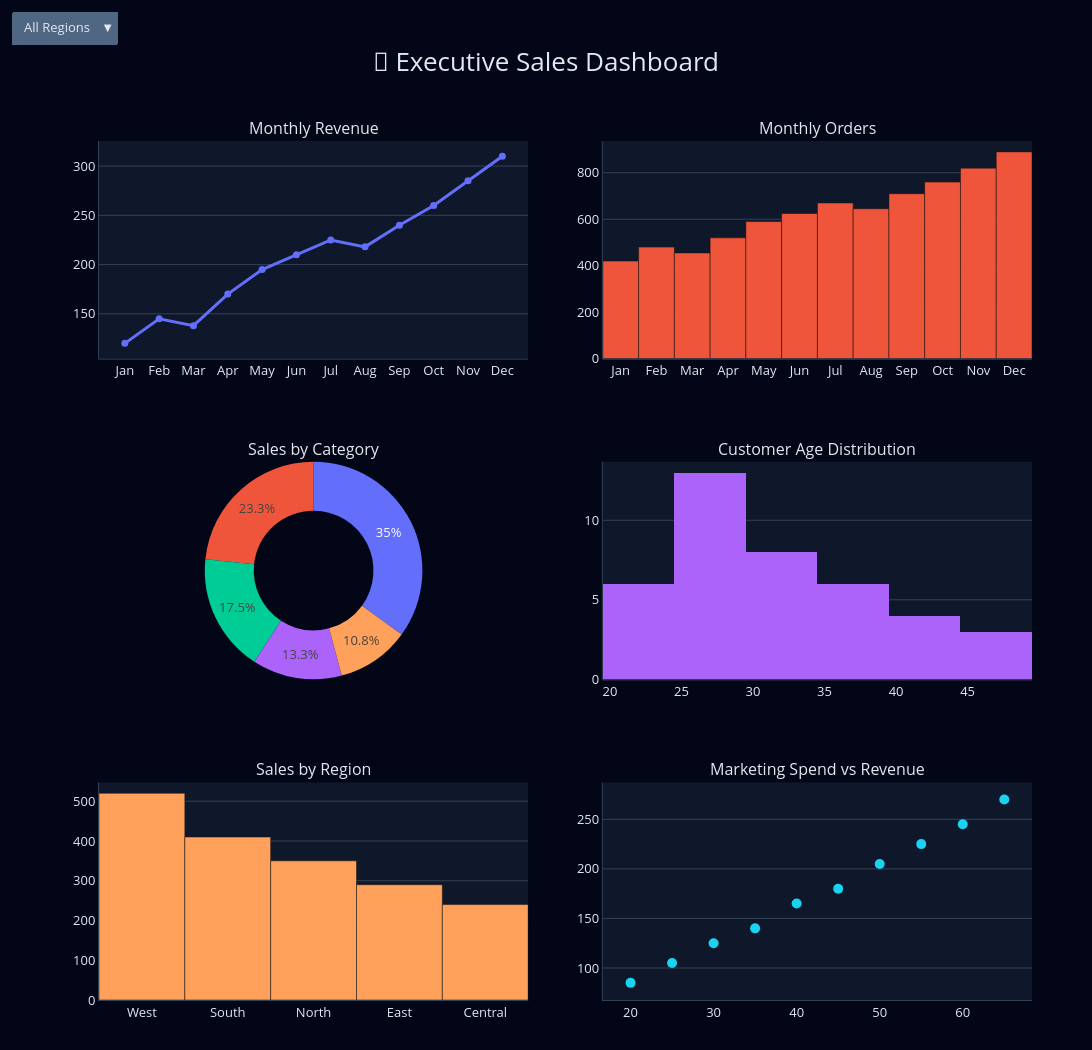

The cell this chart's notebook holds for it:
### Code cell
import pandas as pd
import plotly.graph_objects as go
from plotly.subplots import make_subplots

# =========================================================
# 1. DUMMY DATA
# =========================================================

monthly = pd.DataFrame({
    "Month": ["Jan", "Feb", "Mar", "Apr", "May", "Jun",
              "Jul", "Aug", "Sep", "Oct", "Nov", "Dec"],
    "Revenue": [120, 145, 138, 170, 195, 210,
                225, 218, 240, 260, 285, 310],
    "Orders": [420, 480, 455, 520, 590, 625,
               670, 645, 710, 760, 820, 890]
})

category = pd.DataFrame({
    "Category": ["Electronics", "Clothing", "Home", "Beauty", "Sports"],
    "Sales": [420, 280, 210, 160, 130]
})

age_data = pd.DataFrame({
    "Age": [
        21, 22, 24, 25, 26, 27, 28, 29, 30, 31,
        22, 24, 25, 27, 29, 32, 33, 35, 36, 38,
        23, 26, 28, 30, 31, 34, 37, 40, 42, 45,
        25, 27, 29, 32, 35, 39, 41, 44, 46, 48
    ]
})

region = pd.DataFrame({
    "Region": ["West", "South", "North", "East", "Central"],
    "Sales": [520, 410, 350, 290, 240]
})

marketing = pd.DataFrame({
    "Marketing_Spend": [20, 25, 30, 35, 40, 45, 50, 55, 60, 65],
    "Revenue": [85, 105, 125, 140, 165, 180, 205, 225, 245, 270]
})


# =========================================================
# 2. DASHBOARD
# =========================================================

fig = make_subplots(
    rows=3,
    cols=2,

    subplot_titles=(
        "Monthly Revenue",
        "Monthly Orders",
        "Sales by Category",
        "Customer Age Distribution",
        "Sales by Region",
        "Marketing Spend vs Revenue"
    ),

    specs=[
        [{"type": "xy"}, {"type": "xy"}],
        [{"type": "domain"}, {"type": "xy"}],
        [{"type": "xy"}, {"type": "xy"}]
    ],

    vertical_spacing=0.12,
    horizontal_spacing=0.08
)


# =========================================================
# 3. MONTHLY REVENUE
# =========================================================

fig.add_trace(
    go.Scatter(
        x=monthly["Month"],
        y=monthly["Revenue"],
        mode="lines+markers",
        name="Revenue",
        line=dict(width=3),
        marker=dict(size=7),
        hovertemplate="Month: %{x}<br>Revenue: %{y}K<extra></extra>"
    ),
    row=1,
    col=1
)


# =========================================================
# 4. MONTHLY ORDERS
# =========================================================

fig.add_trace(
    go.Bar(
        x=monthly["Month"],
        y=monthly["Orders"],
        name="Orders",
        hovertemplate="Month: %{x}<br>Orders: %{y}<extra></extra>"
    ),
    row=1,
    col=2
)


# =========================================================
# 5. DONUT CHART
# =========================================================

fig.add_trace(
    go.Pie(
        labels=category["Category"],
        values=category["Sales"],
        hole=0.55,
        textinfo="percent",
        hovertemplate="%{label}<br>Sales: %{value}K<extra></extra>"
    ),
    row=2,
    col=1
)


# =========================================================
# 6. AGE HISTOGRAM
# =========================================================

fig.add_trace(
    go.Histogram(
        x=age_data["Age"],
        nbinsx=8,
        name="Age",
        hovertemplate="Age: %{x}<br>Customers: %{y}<extra></extra>"
    ),
    row=2,
    col=2
)


# =========================================================
# 7. REGION SALES
# =========================================================

fig.add_trace(
    go.Bar(
        x=region["Region"],
        y=region["Sales"],
        name="Region Sales",
        hovertemplate="Region: %{x}<br>Sales: %{y}K<extra></extra>"
    ),
    row=3,
    col=1
)


# =========================================================
# 8. MARKETING VS REVENUE
# =========================================================

fig.add_trace(
    go.Scatter(
        x=marketing["Marketing_Spend"],
        y=marketing["Revenue"],
        mode="markers",
        name="Marketing",
        marker=dict(size=10),
        hovertemplate="Marketing: %{x}K<br>Revenue: %{y}K<extra></extra>"
    ),
    row=3,
    col=2
)


# =========================================================
# 9. DASHBOARD DESIGN
# =========================================================

fig.update_layout(

    title=dict(
        text="🚀 Executive Sales Dashboard",
        x=0.5,
        xanchor="center",
        font=dict(size=26)
    ),

    width=1400,
    height=1050,

    template="plotly_dark",

    plot_bgcolor="#0F172A",
    paper_bgcolor="#020617",

    font=dict(
        color="#E2E8F0",
        size=13
    ),

    showlegend=False,

    margin=dict(
        l=60,
        r=60,
        t=100,
        b=50
    )
)


# =========================================================
# 10. AXIS DESIGN
# =========================================================

fig.update_xaxes(
    showgrid=False,
    showline=True,
    linecolor="#334155"
)

fig.update_yaxes(
    showgrid=True,
    gridcolor="#334155",
    showline=True,
    linecolor="#334155"
)

fig.update_layout(
    updatemenus=[
        dict(
            buttons=[
                dict(
                    label="All Regions",
                    method="update",
                    args=[{"visible": [True]}]
                ),
                dict(
                    label="West",
                    method="update",
                    args=[{"visible": [True]}]
                ),
                dict(
                    label="South",
                    method="update",
                    args=[{"visible": [True]}]
                ),
                dict(
                    label="North",
                    method="update",
                    args=[{"visible": [True]}]
                )
            ],
            direction="down",
            showactive=True,
            x=0.02,
            y=1.15
        )
    ]
)


fig.show()

### Figure 1 — Plotly figure (JSON) as saved in the notebook; plotly's stock layout.template omitted (floating-point values rounded to 4 significant figures)
{"data": [{"hovertemplate": "Month: %{x}<br>Revenue: %{y}K<extra></extra>", "line": {"width": 3}, "marker": {"size": 7}, "mode": "lines+markers", "name": "Revenue", "type": "scatter", "x": ["Jan", "Feb", "Mar", "Apr", "May", "Jun", "Jul", "Aug", "Sep", "Oct", "Nov", "Dec"], "xaxis": "x", "y": [120, 145, 138, 170, 195, 210, 225, 218, 240, 260, 285, 310], "yaxis": "y"}, {"hovertemplate": "Month: %{x}<br>Orders: %{y}<extra></extra>", "name": "Orders", "type": "bar", "x": ["Jan", "Feb", "Mar", "Apr", "May", "Jun", "Jul", "Aug", "Sep", "Oct", "Nov", "Dec"], "xaxis": "x2", "y": [420, 480, 455, 520, 590, 625, 670, 645, 710, 760, 820, 890], "yaxis": "y2"}, {"domain": {"x": [0, 0.46], "y": [0.3733, 0.6267]}, "hole": 0.55, "hovertemplate": "%{label}<br>Sales: %{value}K<extra></extra>", "labels": ["Electronics", "Clothing", "Home", "Beauty", "Sports"], "textinfo": "percent", "type": "pie", "values": [420, 280, 210, 160, 130]}, {"hovertemplate": "Age: %{x}<br>Customers: %{y}<extra></extra>", "name": "Age", "nbinsx": 8, "type": "histogram", "x": [21, 22, 24, 25, 26, 27, 28, 29, 30, 31, 22, 24, 25, 27, 29, 32, 33, 35, 36, 38, 23, 26, 28, 30, 31, 34, 37, 40, 42, 45, 25, 27, 29, 32, 35, 39, 41, 44, 46, 48], "xaxis": "x3", "yaxis": "y3"}, {"hovertemplate": "Region: %{x}<br>Sales: %{y}K<extra></extra>", "name": "Region Sales", "type": "bar", "x": ["West", "South", "North", "East", "Central"], "xaxis": "x4", "y": [520, 410, 350, 290, 240], "yaxis": "y4"}, {"hovertemplate": "Marketing: %{x}K<br>Revenue: %{y}K<extra></extra>", "marker": {"size": 10}, "mode": "markers", "name": "Marketing", "type": "scatter", "x": [20, 25, 30, 35, 40, 45, 50, 55, 60, 65], "xaxis": "x5", "y": [85, 105, 125, 140, 165, 180, 205, 225, 245, 270], "yaxis": "y5"}], "layout": {"annotations": [{"font": {"size": 16}, "showarrow": false, "text": "Monthly Revenue", "x": 0.23, "xanchor": "center", "xref": "paper", "y": 1, "yanchor": "bottom", "yref": "paper"}, {"font": {"size": 16}, "showarrow": false, "text": "Monthly Orders", "x": 0.77, "xanchor": "center", "xref": "paper", "y": 1, "yanchor": "bottom", "yref": "paper"}, {"font": {"size": 16}, "showarrow": false, "text": "Sales by Category", "x": 0.23, "xanchor": "center", "xref": "paper", "y": 0.6267, "yanchor": "bottom", "yref": "paper"}, {"font": {"size": 16}, "showarrow": false, "text": "Customer Age Distribution", "x": 0.77, "xanchor": "center", "xref": "paper", "y": 0.6267, "yanchor": "bottom", "yref": "paper"}, {"font": {"size": 16}, "showarrow": false, "text": "Sales by Region", "x": 0.23, "xanchor": "center", "xref": "paper", "y": 0.2533, "yanchor": "bottom", "yref": "paper"}, {"font": {"size": 16}, "showarrow": false, "text": "Marketing Spend vs Revenue", "x": 0.77, "xanchor": "center", "xref": "paper", "y": 0.2533, "yanchor": "bottom", "yref": "paper"}], "font": {"color": "#E2E8F0", "size": 13}, "height": 1050, "margin": {"b": 50, "l": 60, "r": 60, "t": 100}, "paper_bgcolor": "#020617", "plot_bgcolor": "#0F172A", "showlegend": false, "title": {"font": {"size": 26}, "text": "🚀 Executive Sales Dashboard", "x": 0.5, "xanchor": "center"}, "updatemenus": [{"buttons": [{"args": [{"visible": [true]}], "label": "All Regions", "method": "update"}, {"args": [{"visible": [true]}], "label": "West", "method": "update"}, {"args": [{"visible": [true]}], "label": "South", "method": "update"}, {"args": [{"visible": [true]}], "label": "North", "method": "update"}], "direction": "down", "showactive": true, "x": 0.02, "y": 1.15}], "width": 1400, "xaxis": {"anchor": "y", "domain": [0, 0.46], "linecolor": "#334155", "showgrid": false, "showline": true}, "xaxis2": {"anchor": "y2", "domain": [0.54, 1], "linecolor": "#334155", "showgrid": false, "showline": true}, "xaxis3": {"anchor": "y3", "domain": [0.54, 1], "linecolor": "#334155", "showgrid": false, "showline": true}, "xaxis4": {"anchor": "y4", "domain": [0, 0.46], "linecolor": "#334155", "showgrid": false, "showline": true}, "xaxis5": {"anchor": "y5", "domain": [0.54, 1], "linecolor": "#334155", "showgrid": false, "showline": true}, "yaxis": {"anchor": "x", "domain": [0.7467, 1], "gridcolor": "#334155", "linecolor": "#334155", "showgrid": true, "showline": true}, "yaxis2": {"anchor": "x2", "domain": [0.7467, 1], "gridcolor": "#334155", "linecolor": "#334155", "showgrid": true, "showline": true}, "yaxis3": {"anchor": "x3", "domain": [0.3733, 0.6267], "gridcolor": "#334155", "linecolor": "#334155", "showgrid": true, "showline": true}, "yaxis4": {"anchor": "x4", "domain": [0, 0.2533], "gridcolor": "#334155", "linecolor": "#334155", "showgrid": true, "showline": true}, "yaxis5": {"anchor": "x5", "domain": [0, 0.2533], "gridcolor": "#334155", "linecolor": "#334155", "showgrid": true, "showline": true}}}
